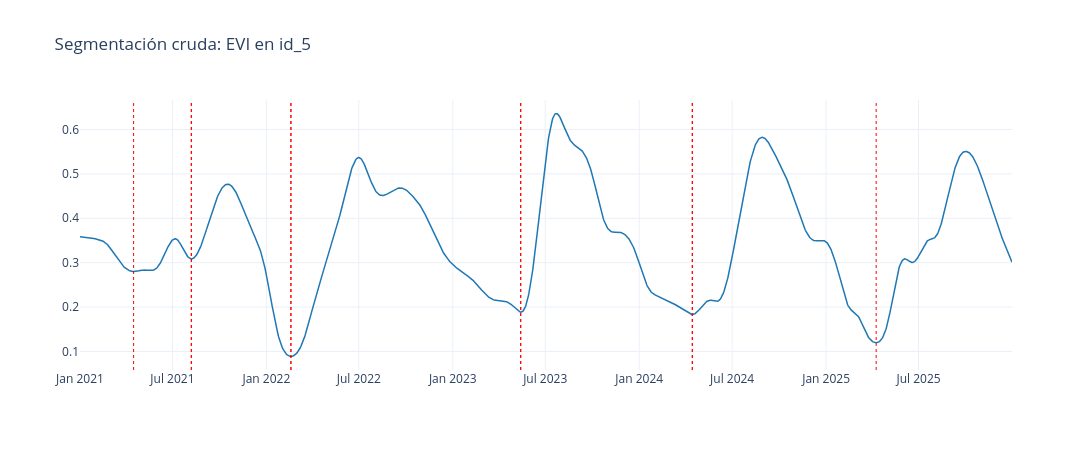

This figure's notebook cell:
### Code cell
def graficar_serie_con_segmentacion_cruda(parcela: str, indice_nombre: str = "EVI"):
    """
    Grafica la serie suavizada completa con los valles detectados por
    segmentar_ciclos marcados, para inspeccionar visualmente por qué un
    segmento resultó anómalamente largo (ausencia de valle, gap de
    datos, prominencia insuficiente).
    """
    serie = dfs_suave[indice_nombre][parcela]
    segmentos = segmentar_ciclos(serie, DISTANCIA_MIN_DIAS, PROMINENCIA_MIN)

    fig = go.Figure()
    fig.add_trace(go.Scatter(x=serie.index, y=serie.values, mode="lines",
                              line=dict(color="#1f77b4", width=1.5), name="Serie suavizada"))

    for inicio, fin in segmentos:
        for f in (inicio, fin):
            fig.add_vline(x=f, line_width=1, line_dash="dot", line_color="red")

    fig.update_layout(title=f"Segmentación cruda: {indice_nombre} en {parcela}",
                       template="plotly_white", width=1300, height=450)
    fig.show()

graficar_serie_con_segmentacion_cruda("id_5", "EVI")

### Figure 1 — Plotly figure (JSON) as saved in the notebook; plotly's stock layout.template omitted (floating-point values rounded to 4 significant figures; data arrays with more than 128 entries replaced by an {"elided": "..."} marker saying what was removed)
{"data": [{"line": {"color": "#1f77b4", "width": 1.5}, "mode": "lines", "name": "Serie suavizada", "type": "scatter", "x": {"elided": "1826 str values"}, "y": {"elided": "1826 float values"}}], "layout": {"height": 450, "shapes": [{"line": {"color": "red", "dash": "dot", "width": 1}, "type": "line", "x0": "2021-04-16T00:00:00", "x1": "2021-04-16T00:00:00", "xref": "x", "y0": 0, "y1": 1, "yref": "y domain"}, {"line": {"color": "red", "dash": "dot", "width": 1}, "type": "line", "x0": "2021-08-07T00:00:00", "x1": "2021-08-07T00:00:00", "xref": "x", "y0": 0, "y1": 1, "yref": "y domain"}, {"line": {"color": "red", "dash": "dot", "width": 1}, "type": "line", "x0": "2021-08-07T00:00:00", "x1": "2021-08-07T00:00:00", "xref": "x", "y0": 0, "y1": 1, "yref": "y domain"}, {"line": {"color": "red", "dash": "dot", "width": 1}, "type": "line", "x0": "2022-02-18T00:00:00", "x1": "2022-02-18T00:00:00", "xref": "x", "y0": 0, "y1": 1, "yref": "y domain"}, {"line": {"color": "red", "dash": "dot", "width": 1}, "type": "line", "x0": "2022-02-18T00:00:00", "x1": "2022-02-18T00:00:00", "xref": "x", "y0": 0, "y1": 1, "yref": "y domain"}, {"line": {"color": "red", "dash": "dot", "width": 1}, "type": "line", "x0": "2023-05-14T00:00:00", "x1": "2023-05-14T00:00:00", "xref": "x", "y0": 0, "y1": 1, "yref": "y domain"}, {"line": {"color": "red", "dash": "dot", "width": 1}, "type": "line", "x0": "2023-05-14T00:00:00", "x1": "2023-05-14T00:00:00", "xref": "x", "y0": 0, "y1": 1, "yref": "y domain"}, {"line": {"color": "red", "dash": "dot", "width": 1}, "type": "line", "x0": "2024-04-14T00:00:00", "x1": "2024-04-14T00:00:00", "xref": "x", "y0": 0, "y1": 1, "yref": "y domain"}, {"line": {"color": "red", "dash": "dot", "width": 1}, "type": "line", "x0": "2024-04-14T00:00:00", "x1": "2024-04-14T00:00:00", "xref": "x", "y0": 0, "y1": 1, "yref": "y domain"}, {"line": {"color": "red", "dash": "dot", "width": 1}, "type": "line", "x0": "2025-04-09T00:00:00", "x1": "2025-04-09T00:00:00", "xref": "x", "y0": 0, "y1": 1, "yref": "y domain"}], "title": {"text": "Segmentación cruda: EVI en id_5"}, "width": 1300}}
